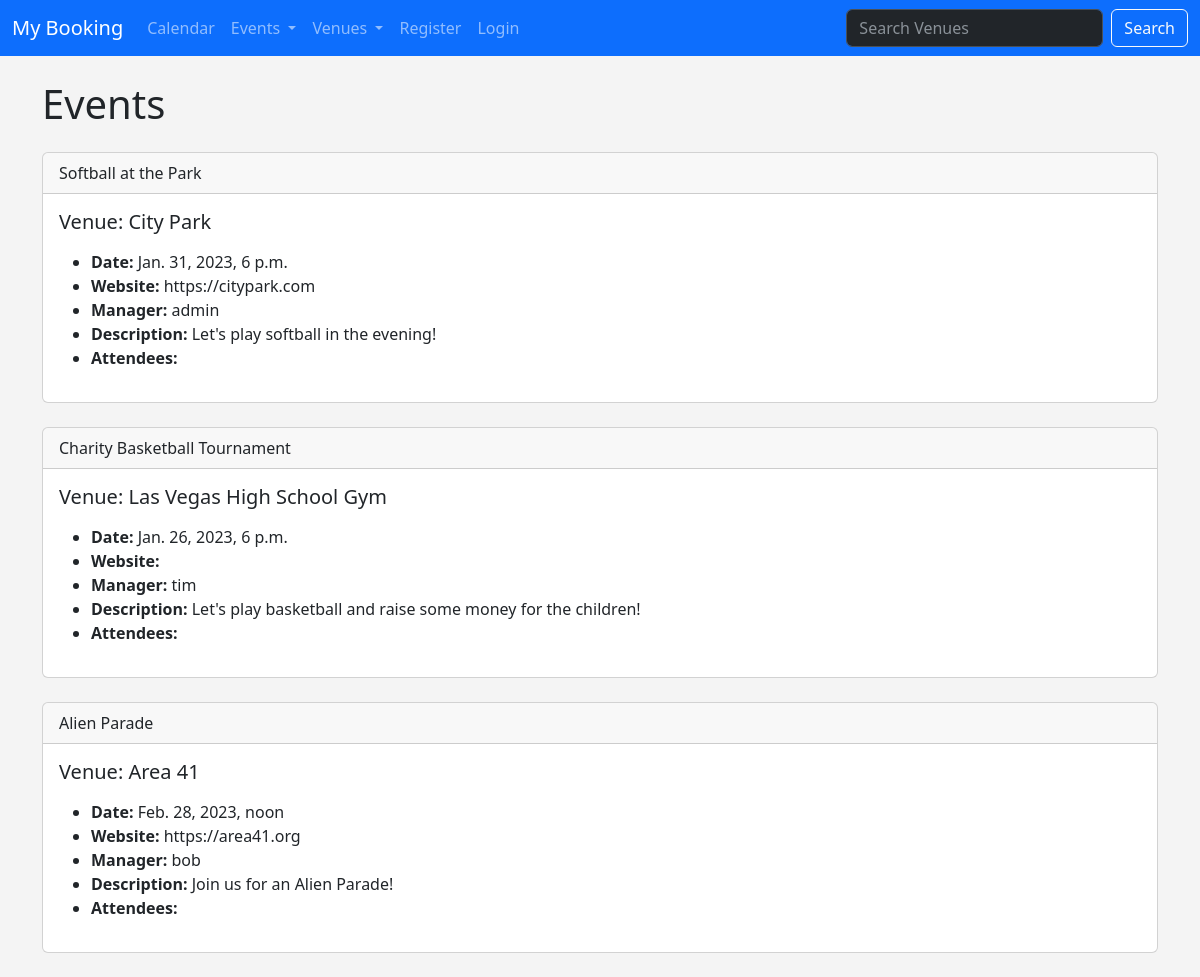
The page /list_events on the database as committed earlier.
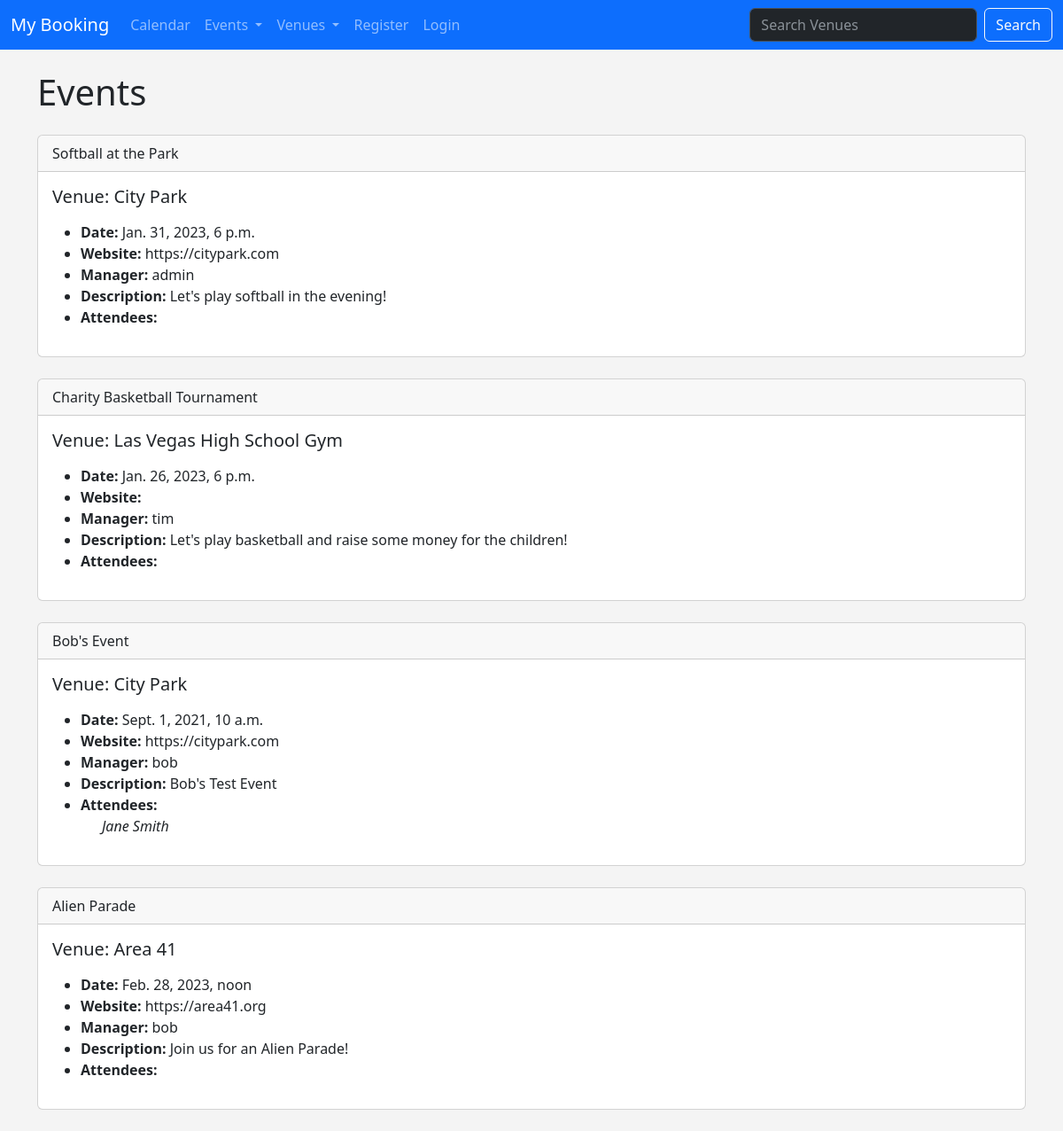
The same page on the database as committed later.
### events/models.py (models this page shows)
class Event(models.Model):
	name = models.CharField('Event Name', max_length=120)
	event_date = models.DateTimeField('Event Date')
	venue = models.ForeignKey(Venue, blank=True, null=True, on_delete=models.CASCADE)
	manager = models.ForeignKey(User, blank=True, null=True, on_delete=models.SET_NULL)
	description = models.TextField(blank=True)
	attendees = models.ManyToManyField(MyBookingUser, blank=True)
	def __str__(self):
		return self.name;

class Venue(models.Model):
	name = models.CharField('Venue Name', max_length=120)
	address = models.CharField(max_length=300)
	zip_code = models.CharField('Zip Code', max_length=15)
	phone = models.CharField('Contact Phone', max_length=25, blank=True)
	web = models.URLField('Website Address', blank=True)
	email_address = models.EmailField('Email Address', blank=True)
	owner = models.IntegerField('Venue Owner', blank=False, default=1)
	def __str__(self):
		return self.name;

class MyBookingUser(models.Model):
	first_name = models.CharField(max_length=30)
	last_name = models.CharField(max_length=30)
	email = models.EmailField('User Email')
	def __str__(self):
		return self.first_name + ' ' + self.last_name;

### events/views.py (the view)
# urls.py: path('list_events', views.list_events, name='event-list'),
def list_events(request):
	event_list = Event.objects.all().order_by('-name','venue')
	return render(request,
		'events/event_list.html', {
			'event_list': event_list
		}
	)

### events/templates/events/event_list.html (shortened to what this page needs)
{% extends 'events/layout.html' %}
{% block content %}
	<h1>Events</h1>
	{% for event in event_list %}
		<div class="card mt-4 mb-4">
			<div class="card-header">
				{{ event }}
			</div>
			<div class="card-body">
				<h5 class="card-title">Venue: {{ event.venue }}</h5>
				<p class="card-text">
					<ul>
						<li><strong>Date:</strong> {{ event.event_date }}</li>
						<li><strong>Website:</strong> {{ event.venue.web }}</li>
						<li><strong>Manager:</strong> {{ event.manager }}</li>
						<li><strong>Description:</strong> {{ event.description }}</li>
						<li>
							<strong>Attendees:</strong>
							{% for user in event.attendees.all %}
								<div class="ms-4"><em>{{ user }}</em></div>
							{% endfor %}
						</li>
					</ul>
				</p>
			</div>
		</div>
	{% endfor %}
{% endblock %}

### events/templates/events/layout.html (shortened to what this page needs)
<!doctype html>
<html lang="en">
  <head>
    <link href="https://cdn.jsdelivr.net/npm/bootstrap@5.3.0-alpha1/dist/css/bootstrap.min.css" rel="stylesheet">
    {% load static %}
    <link rel="stylesheet" type="text/css" href="{% static 'global.css' %}" />
  </head>
  <body>
		{% include 'events/navbar.html' %}
		<div class="mt-4 container">
      {% block content %}{% endblock %}
    </div>
  </body>
</html>

### events/templates/events/navbar.html (shortened to what this page needs)
<nav class="navbar navbar-expand-lg bg-primary" data-bs-theme="dark">
  <div class="container-fluid">
    <a class="navbar-brand" href="{% url 'home' %}">My Booking</a>
    <div class="collapse navbar-collapse" id="navbarSupportedContent">
      <ul class="navbar-nav me-auto mb-2 mb-lg-0">
        <li class="nav-item">
          <a class="nav-link" href="{% url 'calendar_view' '2021' 'March' %}">Calendar</a>
        </li>
        <li class="nav-item dropdown">
          <a class="nav-link dropdown-toggle" href="#" role="button" data-bs-toggle="dropdown" aria-expanded="false">
            Events
          </a>
        </li>
        <li class="nav-item dropdown">
          <a class="nav-link dropdown-toggle" href="#" role="button" data-bs-toggle="dropdown" aria-expanded="false">
            Venues
          </a>
        </li>
        {% if user.is_authenticated %}
          <li class="nav-item">
            <a class="nav-link" href="{% url 'logout' %}">Logout</a>
          </li>
        {% else %}
          <li class="nav-item">
            <a class="nav-link" href="{% url 'register_user' %}">Register</a>
          </li>
          <li class="nav-item">
            <a class="nav-link" href="{% url 'login' %}">Login</a>
          </li>
        {% endif %}
      </ul>
      <form class="d-flex" role="search" method="POST" action="{% url 'venue-search' %}">
        <input class="form-control me-2" type="search" placeholder="Search Venues" aria-label="Search" name="searched">
        <button class="btn btn-outline-light" type="submit">Search</button>
      </form>
    </div>
  </div>
</nav>

### static/global.css (style rules this page uses)
body { background: #f4f4f4; }

Rows that differ between the two databases and show on the page:
added Event: name "Bob's Event", venue "City Park", event_date "Sept. 1, 2021, 10 a.m.", venue.web "https://citypark.com", manager "bob", description "Bob's Test Event"
now on this page (row unchanged): MyBookingUser: first_name+last_name "Jane Smith"
